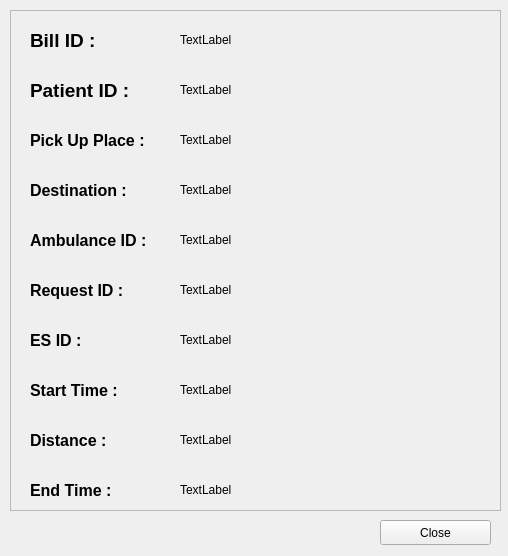
<?xml version="1.0" encoding="UTF-8"?>
<ui version="4.0">
 <class>Form</class>
 <widget class="QWidget" name="Form">
  <property name="geometry">
   <rect>
    <x>0</x>
    <y>0</y>
    <width>508</width>
    <height>556</height>
   </rect>
  </property>
  <property name="windowTitle">
   <string>Ambulance Bill</string>
  </property>
  <widget class="QFrame" name="frame">
   <property name="geometry">
    <rect>
     <x>10</x>
     <y>10</y>
     <width>491</width>
     <height>501</height>
    </rect>
   </property>
   <property name="frameShape">
    <enum>QFrame::StyledPanel</enum>
   </property>
   <property name="frameShadow">
    <enum>QFrame::Raised</enum>
   </property>
   <widget class="QLabel" name="pickUpPlaceLabel">
    <property name="geometry">
     <rect>
      <x>20</x>
      <y>110</y>
      <width>141</width>
      <height>41</height>
     </rect>
    </property>
    <property name="styleSheet">
     <string notr="true">font-size:14pt;
font-weight: bold;</string>
    </property>
    <property name="text">
     <string>&lt;html&gt;&lt;head/&gt;&lt;body&gt;&lt;p&gt;&lt;span style=&quot; font-size:12pt;&quot;&gt;Pick Up Place : &lt;/span&gt;&lt;/p&gt;&lt;/body&gt;&lt;/html&gt;</string>
    </property>
   </widget>
   <widget class="QLabel" name="destinationLabel">
    <property name="geometry">
     <rect>
      <x>20</x>
      <y>160</y>
      <width>121</width>
      <height>41</height>
     </rect>
    </property>
    <property name="styleSheet">
     <string notr="true">font-size:14pt;
font-weight: bold;</string>
    </property>
    <property name="text">
     <string>&lt;html&gt;&lt;head/&gt;&lt;body&gt;&lt;p&gt;&lt;span style=&quot; font-size:12pt;&quot;&gt;Destination : &lt;/span&gt;&lt;/p&gt;&lt;/body&gt;&lt;/html&gt;</string>
    </property>
   </widget>
   <widget class="QLabel" name="patientIDLabel">
    <property name="geometry">
     <rect>
      <x>20</x>
      <y>60</y>
      <width>151</width>
      <height>41</height>
     </rect>
    </property>
    <property name="styleSheet">
     <string notr="true">font-size:14pt;
font-weight: bold;</string>
    </property>
    <property name="text">
     <string>&lt;html&gt;&lt;head/&gt;&lt;body&gt;&lt;p&gt;Patient ID :&lt;/p&gt;&lt;/body&gt;&lt;/html&gt;</string>
    </property>
   </widget>
   <widget class="QLabel" name="patientID">
    <property name="geometry">
     <rect>
      <x>170</x>
      <y>70</y>
      <width>281</width>
      <height>20</height>
     </rect>
    </property>
    <property name="text">
     <string>TextLabel</string>
    </property>
   </widget>
   <widget class="QLabel" name="destination">
    <property name="geometry">
     <rect>
      <x>170</x>
      <y>170</y>
      <width>281</width>
      <height>20</height>
     </rect>
    </property>
    <property name="text">
     <string>TextLabel</string>
    </property>
   </widget>
   <widget class="QLabel" name="pickUpPlace">
    <property name="geometry">
     <rect>
      <x>170</x>
      <y>120</y>
      <width>281</width>
      <height>20</height>
     </rect>
    </property>
    <property name="text">
     <string>TextLabel</string>
    </property>
   </widget>
   <widget class="QLabel" name="ambulanceLabel">
    <property name="geometry">
     <rect>
      <x>20</x>
      <y>210</y>
      <width>121</width>
      <height>41</height>
     </rect>
    </property>
    <property name="styleSheet">
     <string notr="true">font-size:14pt;
font-weight: bold;</string>
    </property>
    <property name="text">
     <string>&lt;html&gt;&lt;head/&gt;&lt;body&gt;&lt;p&gt;&lt;span style=&quot; font-size:12pt;&quot;&gt;Ambulance ID : &lt;/span&gt;&lt;/p&gt;&lt;/body&gt;&lt;/html&gt;</string>
    </property>
   </widget>
   <widget class="QLabel" name="ambulanceID">
    <property name="geometry">
     <rect>
      <x>170</x>
      <y>220</y>
      <width>281</width>
      <height>20</height>
     </rect>
    </property>
    <property name="text">
     <string>TextLabel</string>
    </property>
   </widget>
   <widget class="QLabel" name="ambulanceLabel_2">
    <property name="geometry">
     <rect>
      <x>20</x>
      <y>360</y>
      <width>121</width>
      <height>41</height>
     </rect>
    </property>
    <property name="styleSheet">
     <string notr="true">font-size:14pt;
font-weight: bold;</string>
    </property>
    <property name="text">
     <string>&lt;html&gt;&lt;head/&gt;&lt;body&gt;&lt;p&gt;&lt;span style=&quot; font-size:12pt;&quot;&gt;Start Time :&lt;/span&gt;&lt;/p&gt;&lt;/body&gt;&lt;/html&gt;</string>
    </property>
   </widget>
   <widget class="QLabel" name="ambulanceLabel_3">
    <property name="geometry">
     <rect>
      <x>20</x>
      <y>460</y>
      <width>121</width>
      <height>41</height>
     </rect>
    </property>
    <property name="styleSheet">
     <string notr="true">font-size:14pt;
font-weight: bold;</string>
    </property>
    <property name="text">
     <string>&lt;html&gt;&lt;head/&gt;&lt;body&gt;&lt;p&gt;&lt;span style=&quot; font-size:12pt;&quot;&gt;End Time :&lt;/span&gt;&lt;/p&gt;&lt;/body&gt;&lt;/html&gt;</string>
    </property>
   </widget>
   <widget class="QLabel" name="ambulanceLabel_4">
    <property name="geometry">
     <rect>
      <x>20</x>
      <y>410</y>
      <width>121</width>
      <height>41</height>
     </rect>
    </property>
    <property name="styleSheet">
     <string notr="true">font-size:14pt;
font-weight: bold;</string>
    </property>
    <property name="text">
     <string>&lt;html&gt;&lt;head/&gt;&lt;body&gt;&lt;p&gt;&lt;span style=&quot; font-size:12pt;&quot;&gt;Distance :&lt;/span&gt;&lt;/p&gt;&lt;/body&gt;&lt;/html&gt;</string>
    </property>
   </widget>
   <widget class="QLabel" name="ambulanceLabel_5">
    <property name="geometry">
     <rect>
      <x>20</x>
      <y>260</y>
      <width>121</width>
      <height>41</height>
     </rect>
    </property>
    <property name="styleSheet">
     <string notr="true">font-size:14pt;
font-weight: bold;</string>
    </property>
    <property name="text">
     <string>&lt;html&gt;&lt;head/&gt;&lt;body&gt;&lt;p&gt;&lt;span style=&quot; font-size:12pt;&quot;&gt;Request ID : &lt;/span&gt;&lt;/p&gt;&lt;/body&gt;&lt;/html&gt;</string>
    </property>
   </widget>
   <widget class="QLabel" name="requestID">
    <property name="geometry">
     <rect>
      <x>170</x>
      <y>270</y>
      <width>281</width>
      <height>20</height>
     </rect>
    </property>
    <property name="text">
     <string>TextLabel</string>
    </property>
   </widget>
   <widget class="QLabel" name="esID">
    <property name="geometry">
     <rect>
      <x>170</x>
      <y>320</y>
      <width>281</width>
      <height>20</height>
     </rect>
    </property>
    <property name="text">
     <string>TextLabel</string>
    </property>
   </widget>
   <widget class="QLabel" name="startTime">
    <property name="geometry">
     <rect>
      <x>170</x>
      <y>370</y>
      <width>281</width>
      <height>20</height>
     </rect>
    </property>
    <property name="text">
     <string>TextLabel</string>
    </property>
   </widget>
   <widget class="QLabel" name="distance">
    <property name="geometry">
     <rect>
      <x>170</x>
      <y>420</y>
      <width>281</width>
      <height>20</height>
     </rect>
    </property>
    <property name="text">
     <string>TextLabel</string>
    </property>
   </widget>
   <widget class="QLabel" name="endTime">
    <property name="geometry">
     <rect>
      <x>170</x>
      <y>470</y>
      <width>281</width>
      <height>20</height>
     </rect>
    </property>
    <property name="text">
     <string>TextLabel</string>
    </property>
   </widget>
   <widget class="QLabel" name="patientIDLabel_2">
    <property name="geometry">
     <rect>
      <x>20</x>
      <y>10</y>
      <width>151</width>
      <height>41</height>
     </rect>
    </property>
    <property name="styleSheet">
     <string notr="true">font-size:14pt;
font-weight: bold;</string>
    </property>
    <property name="text">
     <string>&lt;html&gt;&lt;head/&gt;&lt;body&gt;&lt;p&gt;Bill ID :&lt;/p&gt;&lt;/body&gt;&lt;/html&gt;</string>
    </property>
   </widget>
   <widget class="QLabel" name="billID">
    <property name="geometry">
     <rect>
      <x>170</x>
      <y>20</y>
      <width>301</width>
      <height>20</height>
     </rect>
    </property>
    <property name="text">
     <string>TextLabel</string>
    </property>
   </widget>
  </widget>
  <widget class="QPushButton" name="closeButton">
   <property name="geometry">
    <rect>
     <x>380</x>
     <y>520</y>
     <width>111</width>
     <height>25</height>
    </rect>
   </property>
   <property name="text">
    <string>Close</string>
   </property>
  </widget>
  <widget class="QLabel" name="ambulanceLabel_6">
   <property name="geometry">
    <rect>
     <x>30</x>
     <y>320</y>
     <width>121</width>
     <height>41</height>
    </rect>
   </property>
   <property name="styleSheet">
    <string notr="true">font-size:14pt;
font-weight: bold;</string>
   </property>
   <property name="text">
    <string>&lt;html&gt;&lt;head/&gt;&lt;body&gt;&lt;p&gt;&lt;span style=&quot; font-size:12pt;&quot;&gt;ES ID :&lt;/span&gt;&lt;/p&gt;&lt;/body&gt;&lt;/html&gt;</string>
   </property>
  </widget>
 </widget>
 <resources/>
 <connections/>
</ui>
